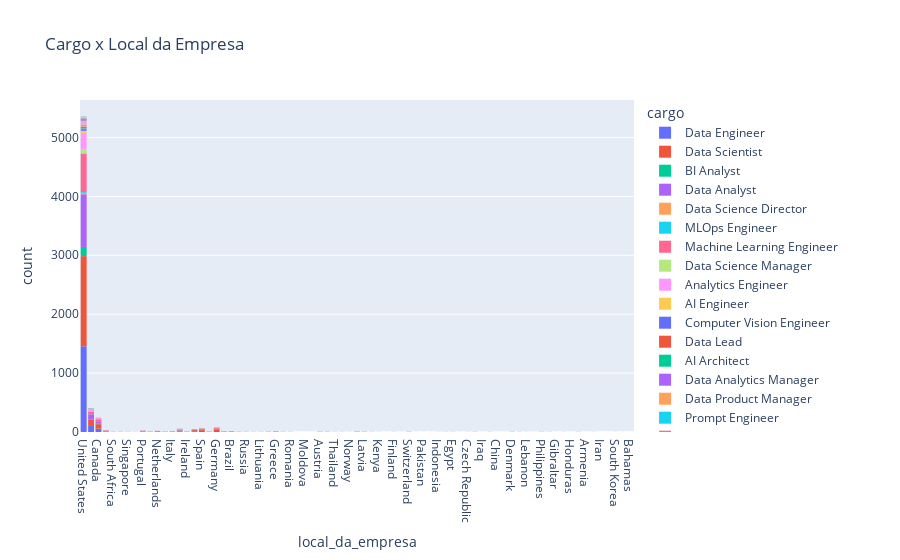

The cell this chart's notebook holds for it:
### Code cell
fig = px.histogram(df_ds_salaries, x='local_da_empresa', color='cargo', title="Cargo x Local da Empresa")

fig.show()

### Figure 1 — Plotly figure (JSON) as saved in the notebook; plotly's stock layout.template omitted (floating-point values rounded to 4 significant figures; data arrays with more than 128 entries replaced by an {"elided": "..."} marker saying what was removed)
{"data": [{"alignmentgroup": "True", "bingroup": "x", "hovertemplate": "cargo=Data Engineer<br>local_da_empresa=%{x}<br>count=%{y}<extra></extra>", "legendgroup": "Data Engineer", "marker": {"color": "#636efa", "pattern": {"shape": ""}}, "name": "Data Engineer", "offsetgroup": "Data Engineer", "orientation": "v", "showlegend": true, "type": "histogram", "x": {"elided": "1763 str values"}, "xaxis": "x", "yaxis": "y"}, {"alignmentgroup": "True", "bingroup": "x", "hovertemplate": "cargo=Data Scientist<br>local_da_empresa=%{x}<br>count=%{y}<extra></extra>", "legendgroup": "Data Scientist", "marker": {"color": "#EF553B", "pattern": {"shape": ""}}, "name": "Data Scientist", "offsetgroup": "Data Scientist", "orientation": "v", "showlegend": true, "type": "histogram", "x": {"elided": "1863 str values"}, "xaxis": "x", "yaxis": "y"}, {"alignmentgroup": "True", "bingroup": "x", "hovertemplate": "cargo=BI Analyst<br>local_da_empresa=%{x}<br>count=%{y}<extra></extra>", "legendgroup": "BI Analyst", "marker": {"color": "#00cc96", "pattern": {"shape": ""}}, "name": "BI Analyst", "offsetgroup": "BI Analyst", "orientation": "v", "showlegend": true, "type": "histogram", "x": {"elided": "200 str values"}, "xaxis": "x", "yaxis": "y"}, {"alignmentgroup": "True", "bingroup": "x", "hovertemplate": "cargo=Data Analyst<br>local_da_empresa=%{x}<br>count=%{y}<extra></extra>", "legendgroup": "Data Analyst", "marker": {"color": "#ab63fa", "pattern": {"shape": ""}}, "name": "Data Analyst", "offsetgroup": "Data Analyst", "orientation": "v", "showlegend": true, "type": "histogram", "x": {"elided": "1091 str values"}, "xaxis": "x", "yaxis": "y"}, {"alignmentgroup": "True", "bingroup": "x", "hovertemplate": "cargo=Data Science Director<br>local_da_empresa=%{x}<br>count=%{y}<extra></extra>", "legendgroup": "Data Science Director", "marker": {"color": "#FFA15A", "pattern": {"shape": ""}}, "name": "Data Science Director", "offsetgroup": "Data Science Director", "orientation": "v", "showlegend": true, "type": "histogram", "x": ["United States", "United States", "United States", "United States", "United States", "United States", "United States", "United States", "United States", "United States", "United States", "United States", "United States", "United States", "United States", "United States", "United States", "United States", "United States", "United States", "United States", "United Kingdom", "United Kingdom", "United Kingdom", "United Kingdom", "Canada", "France", "Canada", "United States", "Poland", "Japan", "Germany", "Germany", "United States", "United States"], "xaxis": "x", "yaxis": "y"}, {"alignmentgroup": "True", "bingroup": "x", "hovertemplate": "cargo=MLOps Engineer<br>local_da_empresa=%{x}<br>count=%{y}<extra></extra>", "legendgroup": "MLOps Engineer", "marker": {"color": "#19d3f3", "pattern": {"shape": ""}}, "name": "MLOps Engineer", "offsetgroup": "MLOps Engineer", "orientation": "v", "showlegend": true, "type": "histogram", "x": ["United States", "United States", "United States", "United States", "United States", "United States", "United States", "United States", "United States", "United States", "United States", "United States", "Brazil", "United States", "United States"], "xaxis": "x", "yaxis": "y"}, {"alignmentgroup": "True", "bingroup": "x", "hovertemplate": "cargo=Machine Learning Engineer<br>local_da_empresa=%{x}<br>count=%{y}<extra></extra>", "legendgroup": "Machine Learning Engineer", "marker": {"color": "#FF6692", "pattern": {"shape": ""}}, "name": "Machine Learning Engineer", "offsetgroup": "Machine Learning Engineer", "orientation": "v", "showlegend": true, "type": "histogram", "x": {"elided": "820 str values"}, "xaxis": "x", "yaxis": "y"}, {"alignmentgroup": "True", "bingroup": "x", "hovertemplate": "cargo=Data Science Manager<br>local_da_empresa=%{x}<br>count=%{y}<extra></extra>", "legendgroup": "Data Science Manager", "marker": {"color": "#B6E880", "pattern": {"shape": ""}}, "name": "Data Science Manager", "offsetgroup": "Data Science Manager", "orientation": "v", "showlegend": true, "type": "histogram", "x": ["United States", "United States", "United States", "United States", "United States", "United States", "United States", "United States", "United States", "United States", "United States", "United States", "United States", "United States", "United States", "United States", "United States", "United States", "United States", "United States", "United States", "United States", "United States", "United States", "United States", "United States", "United States", "United States", "United States", "United States", "United States", "United States", "United States", "United States", "United States", "United States", "United States", "United States", "United States", "United States", "United States", "United States", "United States", "United States", "Mexico", "Mexico", "India", "India", "Czech Republic", "United States", "United States", "United States", "United States", "United States", "United States", "United States", "United States", "United States", "United States", "United States", "United States", "United States", "United States", "United States", "United States", "United States", "United States", "United States", "United States", "United States", "United States", "United States", "United States", "United States", "United States", "United States", "United States", "Russia", "Australia", "United States", "United States", "United States", "United States", "India", "France", "United States"], "xaxis": "x", "yaxis": "y"}, {"alignmentgroup": "True", "bingroup": "x", "hovertemplate": "cargo=Analytics Engineer<br>local_da_empresa=%{x}<br>count=%{y}<extra></extra>", "legendgroup": "Analytics Engineer", "marker": {"color": "#FF97FF", "pattern": {"shape": ""}}, "name": "Analytics Engineer", "offsetgroup": "Analytics Engineer", "orientation": "v", "showlegend": true, "type": "histogram", "x": {"elided": "320 str values"}, "xaxis": "x", "yaxis": "y"}, {"alignmentgroup": "True", "bingroup": "x", "hovertemplate": "cargo=AI Engineer<br>local_da_empresa=%{x}<br>count=%{y}<extra></extra>", "legendgroup": "AI Engineer", "marker": {"color": "#FECB52", "pattern": {"shape": ""}}, "name": "AI Engineer", "offsetgroup": "AI Engineer", "orientation": "v", "showlegend": true, "type": "histogram", "x": ["United States", "United States", "United Kingdom", "United Kingdom", "United States", "United States", "United States", "United States", "United States", "United States", "United States", "United States", "United States", "United States", "United States", "United States", "United States", "United States", "United States", "United States", "United States", "United States", "United States", "United States", "United States", "United States", "United States", "United States", "United States", "United States", "United States", "United States", "United States", "United States", "United States", "United States", "United States", "United States", "United States", "Romania", "Qatar", "Portugal", "United Kingdom", "United Kingdom", "Spain", "Spain", "Germany", "Canada"], "xaxis": "x", "yaxis": "y"}, {"alignmentgroup": "True", "bingroup": "x", "hovertemplate": "cargo=Computer Vision Engineer<br>local_da_empresa=%{x}<br>count=%{y}<extra></extra>", "legendgroup": "Computer Vision Engineer", "marker": {"color": "#636efa", "pattern": {"shape": ""}}, "name": "Computer Vision Engineer", "offsetgroup": "Computer Vision Engineer", "orientation": "v", "showlegend": true, "type": "histogram", "x": ["United States", "United States", "United States", "United States", "United States", "United States", "United States", "United States", "United States", "United States", "United States", "United States", "United States", "United States", "United States", "United States", "United States", "United Kingdom", "United Kingdom", "United Kingdom", "United Kingdom", "United States", "India", "France", "Denmark", "Brazil", "Brazil", "United States"], "xaxis": "x", "yaxis": "y"}, {"alignmentgroup": "True", "bingroup": "x", "hovertemplate": "cargo=Data Lead<br>local_da_empresa=%{x}<br>count=%{y}<extra></extra>", "legendgroup": "Data Lead", "marker": {"color": "#EF553B", "pattern": {"shape": ""}}, "name": "Data Lead", "offsetgroup": "Data Lead", "orientation": "v", "showlegend": true, "type": "histogram", "x": ["United States", "United States", "United States", "United States", "United States", "United States", "United States", "United States", "United States", "United States", "United States", "United States", "United States", "United States", "Canada", "Canada"], "xaxis": "x", "yaxis": "y"}, {"alignmentgroup": "True", "bingroup": "x", "hovertemplate": "cargo=AI Architect<br>local_da_empresa=%{x}<br>count=%{y}<extra></extra>", "legendgroup": "AI Architect", "marker": {"color": "#00cc96", "pattern": {"shape": ""}}, "name": "AI Architect", "offsetgroup": "AI Architect", "orientation": "v", "showlegend": true, "type": "histogram", "x": ["United States", "United States", "United States", "United States", "United States", "United States", "United States", "United States", "United States", "United States"], "xaxis": "x", "yaxis": "y"}, {"alignmentgroup": "True", "bingroup": "x", "hovertemplate": "cargo=Data Analytics Manager<br>local_da_empresa=%{x}<br>count=%{y}<extra></extra>", "legendgroup": "Data Analytics Manager", "marker": {"color": "#ab63fa", "pattern": {"shape": ""}}, "name": "Data Analytics Manager", "offsetgroup": "Data Analytics Manager", "orientation": "v", "showlegend": true, "type": "histogram", "x": ["United States", "United States", "United States", "United States", "United States", "United States", "United States", "United States", "United States", "United States", "United States", "United States", "United States", "United States", "United States", "United States", "United States", "United States", "United States", "United States", "India", "United States", "United States", "United States", "United States", "United States", "United States", "Netherlands", "United States", "United States", "United States"], "xaxis": "x", "yaxis": "y"}, {"alignmentgroup": "True", "bingroup": "x", "hovertemplate": "cargo=Data Product Manager<br>local_da_empresa=%{x}<br>count=%{y}<extra></extra>", "legendgroup": "Data Product Manager", "marker": {"color": "#FFA15A", "pattern": {"shape": ""}}, "name": "Data Product Manager", "offsetgroup": "Data Product Manager", "orientation": "v", "showlegend": true, "type": "histogram", "x": ["United States", "United States", "United States", "United States", "United States", "United States", "United States", "United States", "United States", "United States", "United States", "United States"], "xaxis": "x", "yaxis": "y"}, {"alignmentgroup": "True", "bingroup": "x", "hovertemplate": "cargo=Prompt Engineer<br>local_da_empresa=%{x}<br>count=%{y}<extra></extra>", "legendgroup": "Prompt Engineer", "marker": {"color": "#19d3f3", "pattern": {"shape": ""}}, "name": "Prompt Engineer", "offsetgroup": "Prompt Engineer", "orientation": "v", "showlegend": true, "type": "histogram", "x": ["United States", "United States", "United States", "United States"], "xaxis": "x", "yaxis": "y"}, {"alignmentgroup": "True", "bingroup": "x", "hovertemplate": "cargo=Data Science Lead<br>local_da_empresa=%{x}<br>count=%{y}<extra></extra>", "legendgroup": "Data Science Lead", "marker": {"color": "#FF6692", "pattern": {"shape": ""}}, "name": "Data Science Lead", "offsetgroup": "Data Science Lead", "orientation": "v", "showlegend": true, "type": "histogram", "x": ["United States", "United States", "United States", "United States", "United States", "United States", "United States", "United States", "United States", "United States", "United States", "United States", "United States", "United States", "United States", "United States", "United States", "United States", "United Kingdom", "United Kingdom", "United States", "United States"], "xaxis": "x", "yaxis": "y"}, {"alignmentgroup": "True", "bingroup": "x", "hovertemplate": "cargo=Business Intelligence Manager<br>local_da_empresa=%{x}<br>count=%{y}<extra></extra>", "legendgroup": "Business Intelligence Manager", "marker": {"color": "#B6E880", "pattern": {"shape": ""}}, "name": "Business Intelligence Manager", "offsetgroup": "Business Intelligence Manager", "orientation": "v", "showlegend": true, "type": "histogram", "x": ["United States", "United States", "United States", "United States", "United States", "United States"], "xaxis": "x", "yaxis": "y"}, {"alignmentgroup": "True", "bingroup": "x", "hovertemplate": "cargo=Data Manager<br>local_da_empresa=%{x}<br>count=%{y}<extra></extra>", "legendgroup": "Data Manager", "marker": {"color": "#FF97FF", "pattern": {"shape": ""}}, "name": "Data Manager", "offsetgroup": "Data Manager", "orientation": "v", "showlegend": true, "type": "histogram", "x": ["United States", "United States", "United States", "United States", "United States", "United States", "United States", "United States", "United States", "United States", "United States", "United States", "United States", "United States", "United States", "United States", "United States", "United States", "United States", "United States", "United States", "United States", "United States", "United States", "United States", "United States", "United States", "United States", "United States", "United States", "United States", "United States", "United States", "United States", "United States", "United States", "United States", "United States", "United States", "United States", "United States", "United States", "United States", "United States", "United States", "United States", "United States", "United States", "United States", "United States", "United States", "Mexico", "United Kingdom", "United Kingdom", "United Kingdom", "United Kingdom", "Colombia", "Colombia", "United States", "United States", "United States", "United States", "Canada"], "xaxis": "x", "yaxis": "y"}, {"alignmentgroup": "True", "bingroup": "x", "hovertemplate": "cargo=Data Analytics Lead<br>local_da_empresa=%{x}<br>count=%{y}<extra></extra>", "legendgroup": "Data Analytics Lead", "marker": {"color": "#FECB52", "pattern": {"shape": ""}}, "name": "Data Analytics Lead", "offsetgroup": "Data Analytics Lead", "orientation": "v", "showlegend": true, "type": "histogram", "x": ["United States", "United States", "Singapore", "United Kingdom", "United Kingdom", "United States"], "xaxis": "x", "yaxis": "y"}, {"alignmentgroup": "True", "bingroup": "x", "hovertemplate": "cargo=NLP Engineer<br>local_da_empresa=%{x}<br>count=%{y}<extra></extra>", "legendgroup": "NLP Engineer", "marker": {"color": "#636efa", "pattern": {"shape": ""}}, "name": "NLP Engineer", "offsetgroup": "NLP Engineer", "orientation": "v", "showlegend": true, "type": "histogram", "x": ["United States", "United States", "United States", "United States", "United States", "United States", "United States", "United States", "Italy", "Italy", "India", "Spain", "Spain", "United States", "Poland"], "xaxis": "x", "yaxis": "y"}, {"alignmentgroup": "True", "bingroup": "x", "hovertemplate": "cargo=AI Scientist<br>local_da_empresa=%{x}<br>count=%{y}<extra></extra>", "legendgroup": "AI Scientist", "marker": {"color": "#EF553B", "pattern": {"shape": ""}}, "name": "AI Scientist", "offsetgroup": "AI Scientist", "orientation": "v", "showlegend": true, "type": "histogram", "x": ["United States", "United States", "United States", "Turkey", "South Korea", "Israel", "Spain", "Germany", "Germany", "Australia", "United States", "United States", "United States", "United States", "United States", "Spain", "Colombia", "Canada", "India", "Ghana", "Spain", "Denmark"], "xaxis": "x", "yaxis": "y"}, {"alignmentgroup": "True", "bingroup": "x", "hovertemplate": "cargo=Head of Data<br>local_da_empresa=%{x}<br>count=%{y}<extra></extra>", "legendgroup": "Head of Data", "marker": {"color": "#00cc96", "pattern": {"shape": ""}}, "name": "Head of Data", "offsetgroup": "Head of Data", "orientation": "v", "showlegend": true, "type": "histogram", "x": ["United States", "United States", "United States", "United States", "United States", "United States", "United States", "United States", "United States", "United States", "United States", "United States", "United States", "Portugal", "United Kingdom", "United Kingdom", "United Kingdom", "United Kingdom", "United Kingdom", "Brazil", "Brazil", "United States", "United States", "United States", "Estonia", "United States", "Slovenia", "Russia"], "xaxis": "x", "yaxis": "y"}, {"alignmentgroup": "True", "bingroup": "x", "hovertemplate": "cargo=AI Developer<br>local_da_empresa=%{x}<br>count=%{y}<extra></extra>", "legendgroup": "AI Developer", "marker": {"color": "#ab63fa", "pattern": {"shape": ""}}, "name": "AI Developer", "offsetgroup": "AI Developer", "orientation": "v", "showlegend": true, "type": "histogram", "x": ["United States", "United States", "United States", "United States", "United States", "United States", "United States", "Ukraine", "Ukraine", "Ukraine", "Sweden", "Italy", "France", "Finland", "Germany", "Germany", "Bosnia and Herzegovina", "Canada"], "xaxis": "x", "yaxis": "y"}, {"alignmentgroup": "True", "bingroup": "x", "hovertemplate": "cargo=Data Science Head<br>local_da_empresa=%{x}<br>count=%{y}<extra></extra>", "legendgroup": "Data Science Head", "marker": {"color": "#FFA15A", "pattern": {"shape": ""}}, "name": "Data Science Head", "offsetgroup": "Data Science Head", "orientation": "v", "showlegend": true, "type": "histogram", "x": ["United States", "United States", "United States", "United States", "United States", "United States", "Netherlands", "India", "United Kingdom", "United Kingdom", "United States", "United States", "India", "United States", "Russia"], "xaxis": "x", "yaxis": "y"}, {"alignmentgroup": "True", "bingroup": "x", "hovertemplate": "cargo=Machine Learning Manager<br>local_da_empresa=%{x}<br>count=%{y}<extra></extra>", "legendgroup": "Machine Learning Manager", "marker": {"color": "#19d3f3", "pattern": {"shape": ""}}, "name": "Machine Learning Manager", "offsetgroup": "Machine Learning Manager", "orientation": "v", "showlegend": true, "type": "histogram", "x": ["United States", "United States", "United States", "Canada"], "xaxis": "x", "yaxis": "y"}, {"alignmentgroup": "True", "bingroup": "x", "hovertemplate": "cargo=AI Research Engineer<br>local_da_empresa=%{x}<br>count=%{y}<extra></extra>", "legendgroup": "AI Research Engineer", "marker": {"color": "#FF6692", "pattern": {"shape": ""}}, "name": "AI Research Engineer", "offsetgroup": "AI Research Engineer", "orientation": "v", "showlegend": true, "type": "histogram", "x": ["United States", "Portugal", "United Kingdom", "Switzerland", "United Kingdom"], "xaxis": "x", "yaxis": "y"}, {"alignmentgroup": "True", "bingroup": "x", "hovertemplate": "cargo=AWS Data Architect<br>local_da_empresa=%{x}<br>count=%{y}<extra></extra>", "legendgroup": "AWS Data Architect", "marker": {"color": "#B6E880", "pattern": {"shape": ""}}, "name": "AWS Data Architect", "offsetgroup": "AWS Data Architect", "orientation": "v", "showlegend": true, "type": "histogram", "x": ["United States"], "xaxis": "x", "yaxis": "y"}, {"alignmentgroup": "True", "bingroup": "x", "hovertemplate": "cargo=Lead Data Analyst<br>local_da_empresa=%{x}<br>count=%{y}<extra></extra>", "legendgroup": "Lead Data Analyst", "marker": {"color": "#FF97FF", "pattern": {"shape": ""}}, "name": "Lead Data Analyst", "offsetgroup": "Lead Data Analyst", "orientation": "v", "showlegend": true, "type": "histogram", "x": ["United States", "India", "United States", "India", "United States"], "xaxis": "x", "yaxis": "y"}, {"alignmentgroup": "True", "bingroup": "x", "hovertemplate": "cargo=Lead Data Scientist<br>local_da_empresa=%{x}<br>count=%{y}<extra></extra>", "legendgroup": "Lead Data Scientist", "marker": {"color": "#FECB52", "pattern": {"shape": ""}}, "name": "Lead Data Scientist", "offsetgroup": "Lead Data Scientist", "orientation": "v", "showlegend": true, "type": "histogram", "x": ["Russia", "United States", "United States", "Portugal", "India", "Ireland", "United Kingdom", "India", "United States", "United Arab Emirates"], "xaxis": "x", "yaxis": "y"}, {"alignmentgroup": "True", "bingroup": "x", "hovertemplate": "cargo=Data Analyst Lead<br>local_da_empresa=%{x}<br>count=%{y}<extra></extra>", "legendgroup": "Data Analyst Lead", "marker": {"color": "#636efa", "pattern": {"shape": ""}}, "name": "Data Analyst Lead", "offsetgroup": "Data Analyst Lead", "orientation": "v", "showlegend": true, "type": "histogram", "x": ["Nigeria"], "xaxis": "x", "yaxis": "y"}, {"alignmentgroup": "True", "bingroup": "x", "hovertemplate": "cargo=AI Programmer<br>local_da_empresa=%{x}<br>count=%{y}<extra></extra>", "legendgroup": "AI Programmer", "marker": {"color": "#EF553B", "pattern": {"shape": ""}}, "name": "AI Programmer", "offsetgroup": "AI Programmer", "orientation": "v", "showlegend": true, "type": "histogram", "x": ["South Korea", "India", "France", "Canada", "Australia", "Australia"], "xaxis": "x", "yaxis": "y"}, {"alignmentgroup": "True", "bingroup": "x", "hovertemplate": "cargo=AI Product Manager<br>local_da_empresa=%{x}<br>count=%{y}<extra></extra>", "legendgroup": "AI Product Manager", "marker": {"color": "#00cc96", "pattern": {"shape": ""}}, "name": "AI Product Manager", "offsetgroup": "AI Product Manager", "orientation": "v", "showlegend": true, "type": "histogram", "x": ["India"], "xaxis": "x", "yaxis": "y"}, {"alignmentgroup": "True", "bingroup": "x", "hovertemplate": "cargo=Lead Machine Learning Engineer<br>local_da_empresa=%{x}<br>count=%{y}<extra></extra>", "legendgroup": "Lead Machine Learning Engineer", "marker": {"color": "#ab63fa", "pattern": {"shape": ""}}, "name": "Lead Machine Learning Engineer", "offsetgroup": "Lead Machine Learning Engineer", "orientation": "v", "showlegend": true, "type": "histogram", "x": ["Israel", "Portugal", "India", "Germany"], "xaxis": "x", "yaxis": "y"}, {"alignmentgroup": "True", "bingroup": "x", "hovertemplate": "cargo=Data Quality Manager<br>local_da_empresa=%{x}<br>count=%{y}<extra></extra>", "legendgroup": "Data Quality Manager", "marker": {"color": "#FFA15A", "pattern": {"shape": ""}}, "name": "Data Quality Manager", "offsetgroup": "Data Quality Manager", "orientation": "v", "showlegend": true, "type": "histogram", "x": ["United Kingdom", "United Kingdom"], "xaxis": "x", "yaxis": "y"}, {"alignmentgroup": "True", "bingroup": "x", "hovertemplate": "cargo=Data Product Owner<br>local_da_empresa=%{x}<br>count=%{y}<extra></extra>", "legendgroup": "Data Product Owner", "marker": {"color": "#19d3f3", "pattern": {"shape": ""}}, "name": "Data Product Owner", "offsetgroup": "Data Product Owner", "orientation": "v", "showlegend": true, "type": "histogram", "x": ["United Kingdom", "United Kingdom", "United Kingdom", "United Kingdom"], "xaxis": "x", "yaxis": "y"}, {"alignmentgroup": "True", "bingroup": "x", "hovertemplate": "cargo=Analytics Engineering Manager<br>local_da_empresa=%{x}<br>count=%{y}<extra></extra>", "legendgroup": "Analytics Engineering Manager", "marker": {"color": "#FF6692", "pattern": {"shape": ""}}, "name": "Analytics Engineering Manager", "offsetgroup": "Analytics Engineering Manager", "orientation": "v", "showlegend": true, "type": "histogram", "x": ["United Kingdom"], "xaxis": "x", "yaxis": "y"}, {"alignmentgroup": "True", "bingroup": "x", "hovertemplate": "cargo=Autonomous Vehicle Technician<br>local_da_empresa=%{x}<br>count=%{y}<extra></extra>", "legendgroup": "Autonomous Vehicle Technician", "marker": {"color": "#B6E880", "pattern": {"shape": ""}}, "name": "Autonomous Vehicle Technician", "offsetgroup": "Autonomous Vehicle Technician", "orientation": "v", "showlegend": true, "type": "histogram", "x": ["United Kingdom", "Bahamas"], "xaxis": "x", "yaxis": "y"}, {"alignmentgroup": "True", "bingroup": "x", "hovertemplate": "cargo=Computer Vision Software Engineer<br>local_da_empresa=%{x}<br>count=%{y}<extra></extra>", "legendgroup": "Computer Vision Software Engineer", "marker": {"color": "#FF97FF", "pattern": {"shape": ""}}, "name": "Computer Vision Software Engineer", "offsetgroup": "Computer Vision Software Engineer", "orientation": "v", "showlegend": true, "type": "histogram", "x": ["Canada", "Australia", "United States", "United States", "Denmark"], "xaxis": "x", "yaxis": "y"}, {"alignmentgroup": "True", "bingroup": "x", "hovertemplate": "cargo=Manager Data Management<br>local_da_empresa=%{x}<br>count=%{y}<extra></extra>", "legendgroup": "Manager Data Management", "marker": {"color": "#FECB52", "pattern": {"shape": ""}}, "name": "Manager Data Management", "offsetgroup": "Manager Data Management", "orientation": "v", "showlegend": true, "type": "histogram", "x": ["United States"], "xaxis": "x", "yaxis": "y"}, {"alignmentgroup": "True", "bingroup": "x", "hovertemplate": "cargo=Data Science Tech Lead<br>local_da_empresa=%{x}<br>count=%{y}<extra></extra>", "legendgroup": "Data Science Tech Lead", "marker": {"color": "#636efa", "pattern": {"shape": ""}}, "name": "Data Science Tech Lead", "offsetgroup": "Data Science Tech Lead", "orientation": "v", "showlegend": true, "type": "histogram", "x": ["United States"], "xaxis": "x", "yaxis": "y"}, {"alignmentgroup": "True", "bingroup": "x", "hovertemplate": "cargo=Data Scientist Lead<br>local_da_empresa=%{x}<br>count=%{y}<extra></extra>", "legendgroup": "Data Scientist Lead", "marker": {"color": "#EF553B", "pattern": {"shape": ""}}, "name": "Data Scientist Lead", "offsetgroup": "Data Scientist Lead", "orientation": "v", "showlegend": true, "type": "histogram", "x": ["United States", "Austria"], "xaxis": "x", "yaxis": "y"}, {"alignmentgroup": "True", "bingroup": "x", "hovertemplate": "cargo=Lead Data Engineer<br>local_da_empresa=%{x}<br>count=%{y}<extra></extra>", "legendgroup": "Lead Data Engineer", "marker": {"color": "#00cc96", "pattern": {"shape": ""}}, "name": "Lead Data Engineer", "offsetgroup": "Lead Data Engineer", "orientation": "v", "showlegend": true, "type": "histogram", "x": ["Canada", "United States", "United States", "United Kingdom", "United States", "New Zealand"], "xaxis": "x", "yaxis": "y"}, {"alignmentgroup": "True", "bingroup": "x", "hovertemplate": "cargo=Cloud Data Architect<br>local_da_empresa=%{x}<br>count=%{y}<extra></extra>", "legendgroup": "Cloud Data Architect", "marker": {"color": "#ab63fa", "pattern": {"shape": ""}}, "name": "Cloud Data Architect", "offsetgroup": "Cloud Data Architect", "orientation": "v", "showlegend": true, "type": "histogram", "x": ["United States"], "xaxis": "x", "yaxis": "y"}], "layout": {"barmode": "relative", "legend": {"title": {"text": "cargo"}, "tracegroupgap": 0}, "title": {"text": "Cargo x Local da Empresa"}, "xaxis": {"anchor": "y", "domain": [0, 1], "title": {"text": "local_da_empresa"}}, "yaxis": {"anchor": "x", "domain": [0, 1], "title": {"text": "count"}}}}
